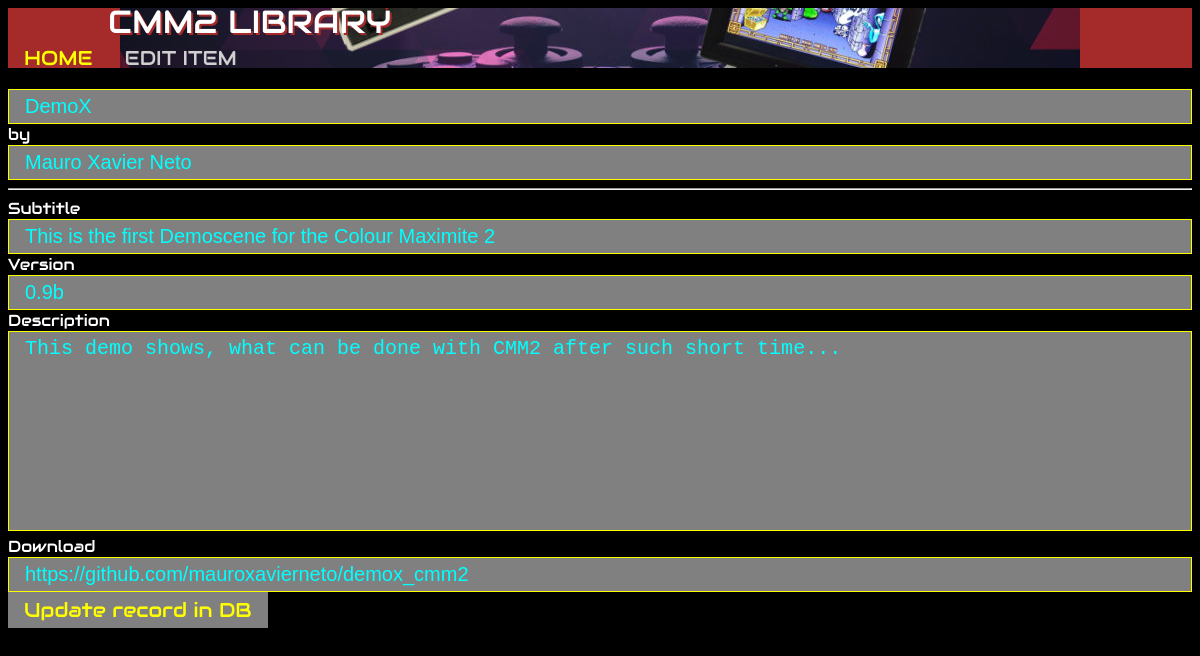
The page /editApp.php?id=4 on the database its author committed.
### tables this page shows
CREATE TABLE IF NOT EXISTS `apps` (
  `id` int(11) NOT NULL AUTO_INCREMENT,
  `title` varchar(200) NOT NULL,
  `version` varchar(200) NOT NULL,
  `changed` timestamp NOT NULL DEFAULT CURRENT_TIMESTAMP,
  `author` int(11) NOT NULL DEFAULT '1',
  `scr_path` varchar(200) NOT NULL,
  `subtitle` varchar(200) NOT NULL,
  `description` varchar(2000) NOT NULL,
  `link` varchar(200) NOT NULL,
  `category` varchar(200) NOT NULL DEFAULT '1',
  `rating` int(11) NOT NULL DEFAULT '0',
  `enabled` tinyint(1) NOT NULL DEFAULT '1',
  PRIMARY KEY (`id`),
  KEY `title` (`title`,`changed`,`author`,`category`),
  KEY `title_2` (`title`),
  KEY `changed` (`changed`),
  KEY `category` (`category`)
);

CREATE TABLE IF NOT EXISTS `authors` (
  `id` int(11) NOT NULL AUTO_INCREMENT,
  `author` varchar(200) NOT NULL,
  `contact` varchar(200) DEFAULT NULL,
  `items` int(11) NOT NULL DEFAULT '0',
  PRIMARY KEY (`id`),
  UNIQUE KEY `author_4` (`author`),
  UNIQUE KEY `id` (`id`),
  UNIQUE KEY `id_2` (`id`),
  KEY `author` (`author`),
  KEY `author_2` (`author`),
  KEY `author_3` (`author`)
);

### editApp.php (the view, shortened to what this page needs)
<!DOCTYPE html>
<html>
<head>
</head>
<body>
<div class="navbar">
	<a href="index.php">HOME</a>
	<div>EDIT ITEM</div>
</div>
<div style="text-shadow: 2px 2px brown;font-family: 'Audiowide', sans-serif;line-height: 90%;padding-left: 100px;position: fixed; color: White; margin-top: -60px;font-size: 32px;">
CMM2 LIBRARY
</div>
	<?php
		if(isset($_GET['id']))
		{
			$id = intval($_GET['id']);
			$sql= "SELECT * FROM apps WHERE id=" . $id;
			$result = mysql_query($sql) or die('Query failed: ' . mysql_error());
			if ($result)
				if ($row = mysql_fetch_assoc($result))
				{
					$title = $row['title'];
					$subtitle = $row['subtitle'];
					$version = $row['version'];
					$description = $row['description'];
					$description = str_replace("<br>", "\n", $description);
					$description = str_replace("<p>", "\n\n", $description);
					$link = $row['link'];
					$author = '???';
					$sql= 'SELECT * FROM authors WHERE id=' . $row['author'];
					$result = mysql_query($sql) or die('Query failed: ' . mysql_error());
					if ($result)
						if ($row1 = mysql_fetch_assoc($result))
							$author = $row1['author'];
					echo '<br>';
					$cururi = $_SERVER['REQUEST_URI'];
					echo '<form name="editPrg" action="editExistingApp.php?id=' . $id . '&url=' . $cururi . '" onsubmit="return validateForm()" method="post" enctype="multipart/form-data">';
					echo '<input type="text" name="title" value="' . $title . '" readonly> by <input type="text" name="author" value="' . $author . '" readonly><br>';
					echo '<hr>';
					echo 'Subtitle<br><input type="text" name="subtitle" value="' . $subtitle . '"><br>';
					echo 'Version<br><input type="text" name="version" value="' . $version . '"><br>';
					echo 'Description<br><textarea name="description" rows="25" cols="80" style="resize:none">' . $description . '</textarea><br>';
					echo 'Download<br><input type="text" name="link" value="' . $link . '"><br>';
					echo '<input id="submit" type="submit" value="Update record in DB" onmouseover="submitOver()" onmouseout="submitOut()">';
					echo '</form>';
				}
  	}
  ?>
</body>
</html>

### editApp.php (style rules this page uses)
input[type=text] { background-color: gray; color: cyan; width: 100%; padding: 5px 16px; border: 1px solid yellow; box-sizing: border-box; font-size: 20px; }
textarea { width: 100%; height: 200px; padding: 5px 16px; box-sizing: border-box; border: 1px solid yellow; color: cyan; font-size: 20px; background-color: gray; resize: none; }
input[type="submit"] { background-color: gray; border: none; color: yellow; padding: 5px 16px; text-decoration: none; font-size: 20px; cursor: pointer; font-family: 'Audiowide', sans-serif; }
body { background-color: Black; color: White; font-family: 'Audiowide', sans-serif; }
.navbar { overflow: hidden; margin-right: 5px; background-image: url("banner.jpg"); background-repeat: no-repeat; background-size: auto; background-position: center; background-color: Brown; position: sticky; top: 0; height: 60px; width: 100%; }
.navbar a { float: left; display: fixed; color: yellow; text-align: center; margin-top: 32px; padding: 5px 16px; text-decoration: none; font-size: 20px; }
.navbar div { float: left; display: fixed; color: #d0d0d0; text-align: center; margin-top: 32px; padding: 5px 16px; text-decoration: none; font-size: 20px; }

### rows shown on the page
apps: title "DemoX", subtitle "This is the first Demoscene for the Colour Maximite 2", version "0.9b", description "This demo shows, what can be done with CMM2 after such short time...", link "https://github.com/mauroxavierneto/demox_cmm2"
authors: author "Mauro Xavier Neto"
